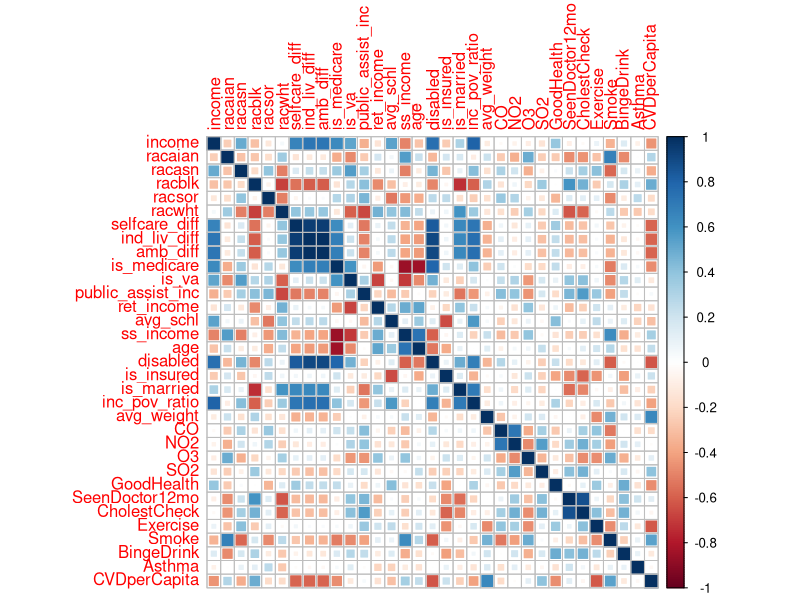
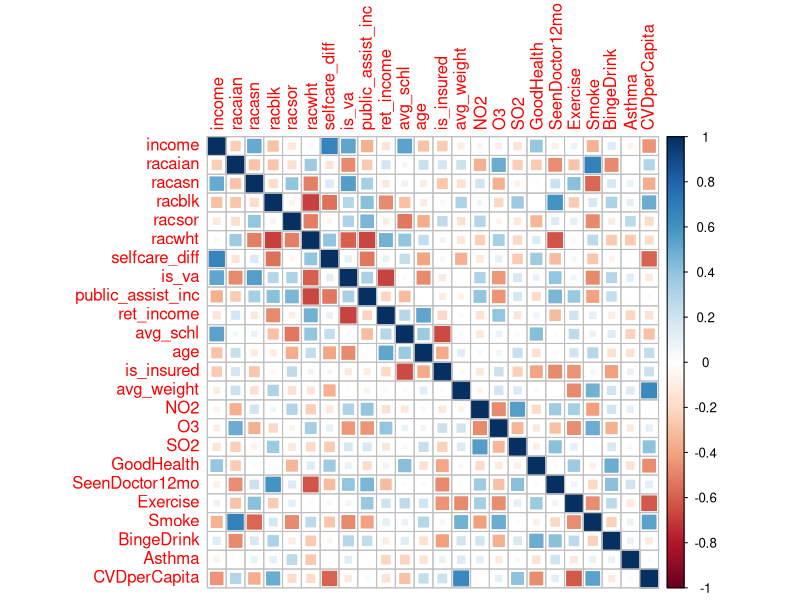
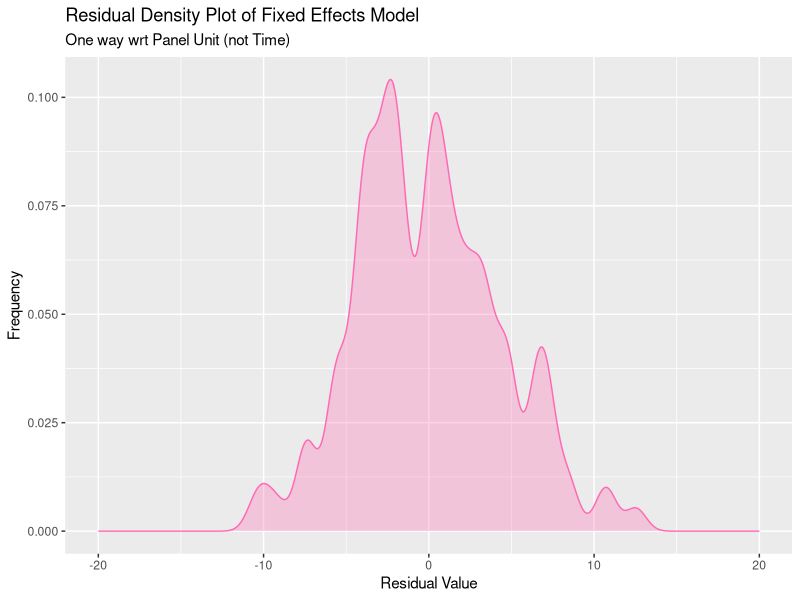
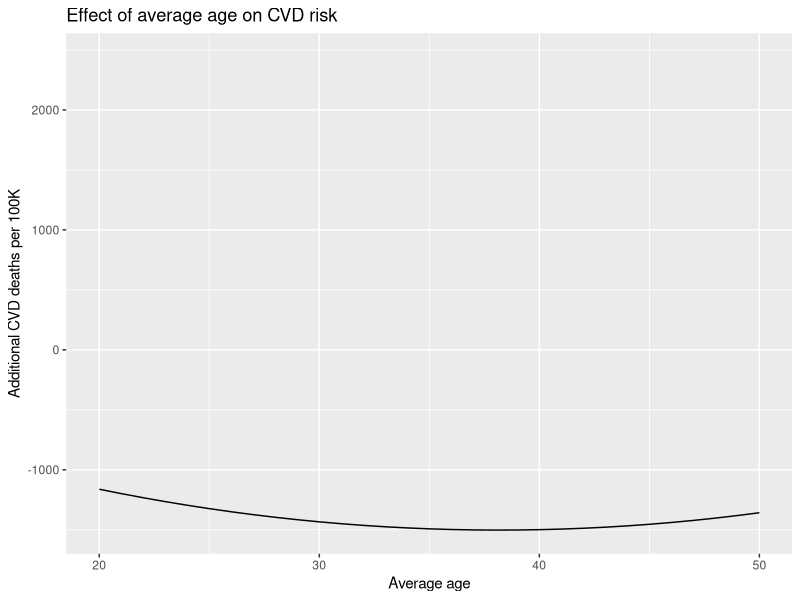
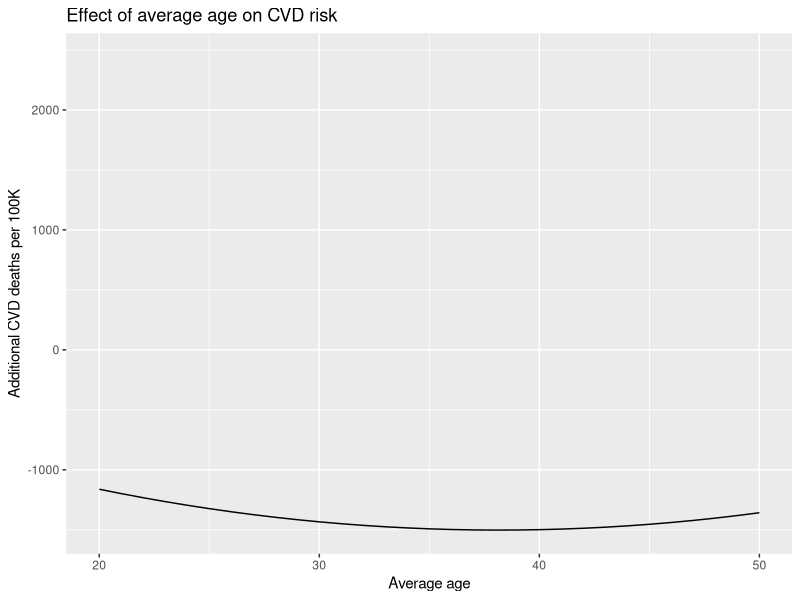
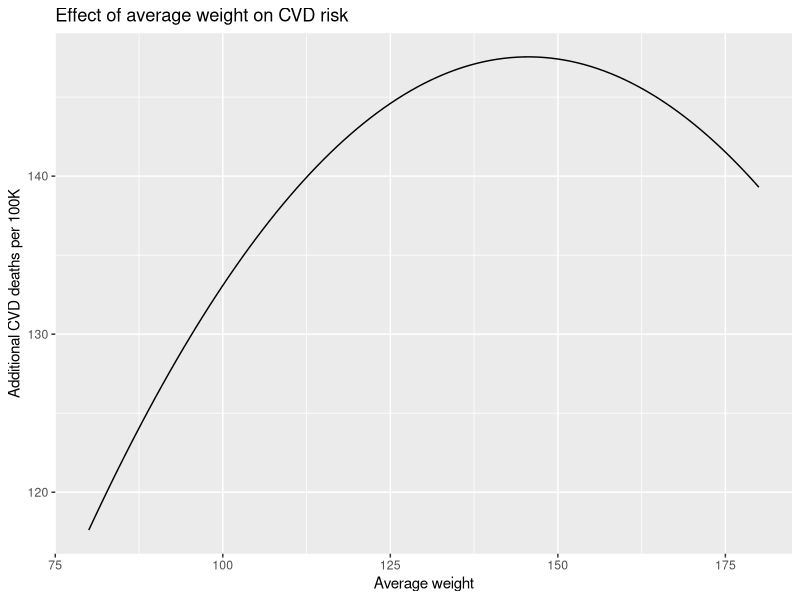

Generate these figures, in order, with R: (Note: this script raises an error after producing the figures.)
# Authored by Elliot Williams
# May 12th, 2018
# If you use my code, please attribute me (and star my repo!)
# https://github.com/lacoperon/QAC311FinalProject

library(readr)
library(dplyr)
library(plm)

cdc_data_tagged <- read_csv("./data/metro_cdc_data_citytagged.csv") %>%
  filter(! is.na(City))  

acs_data <- read_csv("./data/acs_panel_data.csv")

rm(cdc_data_combined)
for(year in 2008:2014){
   if (! exists("cdc_data_combined")) {
     cdc_data_combined <- mutate(cdc_data_tagged, year=year)
   } else {
     cdc_data_combined <- rbind(cdc_data_combined, mutate(cdc_data_tagged, year=year))
   }
}

epa_data <- read_csv("./data/epa_panel_data.csv")

cvd_data <- read_csv("./data/cvd_data_panel.csv")


combined_data <- plyr::join_all(
                    list(acs_data, epa_data, cdc_data_combined, cvd_data),
                    by=c("City", "year")) %>%
  dplyr::select(-MetroArea, -State) %>%
  dplyr::mutate(Smoke = as.numeric(Smoke), BingeDrink = as.numeric(BingeDrink),
                Asthma = as.numeric(Asthma))  %>%
  dplyr::mutate(City = as.factor(City)) %>%
  filter(! is.na(CVDperCapita))

combined_data2 <- plyr::join_all(
  list(acs_data, cdc_data_combined, cvd_data),
  by=c("City", "year")) %>%
  dplyr::select(-MetroArea) %>%
  dplyr::mutate(Smoke = as.numeric(Smoke), BingeDrink = as.numeric(BingeDrink)) %>%
  dplyr::mutate(City = as.factor(City)) %>%
  filter(! is.na(CVDperCapita))
  

cd_wofactors <- select(combined_data, -City, -year)
cor_matrix <- cor(cd_wofactors, use = "complete.obs")
library(corrplot)
## corrplot 0.84 loaded
corrplot(cor_matrix, method = "square")

abs(cor_matrix) > 0.7 # Recheck this

cd_f <- select(combined_data, -ind_liv_diff, -amb_diff, -disabled, 
                  -ss_income, -CholestCheck, -CO, -is_married,
                  -inc_pov_ratio, -is_medicare)

cd_f2 <- select(combined_data2, -ind_liv_diff, -amb_diff, -disabled, 
               -ss_income, -CholestCheck, -is_married,
               -inc_pov_ratio, is_medicare)


cd_filt <- select(cd_f, -City, -year)

cor_matrix2 <- cor(cd_filt, use = "complete.obs")
abs(cor_matrix2) > 0.7
library(corrplot)
## corrplot 0.84 loaded
corrplot(cor_matrix2, method = "square")
  
  
# TODO: Do analysis on covariates

p_combined_data <- pdata.frame(cd_f, index=c("City", "year"))
p_combined_data2 <- pdata.frame(cd_f2, index=c("City", "year"))

grun.pool <- plm(( CVDperCapita ~ income + racaian + racasn + racblk + racsor +
                     racwht + selfcare_diff + is_va + public_assist_inc +
                     ret_income + avg_schl + age + is_insured + avg_weight + NO2 +
                     O3 + SO2 + GoodHealth + SeenDoctor12mo + Exercise + Smoke +
                     BingeDrink ) , data = p_combined_data, model = "pooling")

plmtest(grun.pool, effect="time", type="kw") #poolability test -- time doesn't matter
# null hypothesis of zero variance in time-specific errors fails to be rejected
plmtest(grun.pool, effect="individual", type="kw") #poolability test -- city does
# null hypothesis of zero variance in time-specific errors is rejected
plmtest(grun.pool, effect="twoway", type="ghm") # Two way is significant -- only bc of city

# therefore, heterogeneity among individuals may be significant.

# Random effects estimator are reliable under the assumption that individual characteristics 
# (heterogeneity) are exogenous, that is, they are independent with respect to the
# regressors in the random effects equation. The same Hausman test for endogeneity
# we have already used in another chapter can be used here as well, with the null 
# hypothesis that individual random effects are exogenous. 
# The test function phtest() compares the fixed effects and the random 
# effects models; the next code lines estimate the random effects model and 
# performs the Hausman endogeneity test.
#https://bookdown.org/ccolonescu/RPoE4/panel-data-models.html

grun.fe <- plm(( CVDperCapita ~ income + racaian + racasn + racblk + racsor +
                   racwht + selfcare_diff + is_va + public_assist_inc +
                   ret_income + avg_schl + age + is_insured + avg_weight + NO2 +
                   O3 + SO2 + GoodHealth + SeenDoctor12mo + Exercise + Smoke +
                   BingeDrink + Asthma) , data = p_combined_data, model = "within", effect="individual")

grun.re <- plm(( CVDperCapita ~ income + racaian + racasn + racblk + racsor +
                   racwht +
                   is_va +
                   ret_income + avg_schl + age + is_insured + avg_weight + NO2 +
                   O3 + SO2 + GoodHealth + SeenDoctor12mo + Exercise + Smoke +
                   BingeDrink) , data = p_combined_data, model = "random", effect="individual")

phtest(grun.fe, grun.re) # we could use random effects, 
                         # but we will instead use fixed effects
                         # because getting 'singular matrix' error ==> too little data'
                         # (Both are appropriate under null hyp, so this is fine)

# Same thing when keeping data, removing pollution vals
grun.fe2 <- plm(( CVDperCapita ~ income + racaian + racasn + racblk + racsor +
                    racwht + selfcare_diff + is_va + public_assist_inc +
                    ret_income + avg_schl + age + is_insured + avg_weight  +
                    GoodHealth + SeenDoctor12mo + Exercise + Smoke +
                    BingeDrink + Asthma ) , data = p_combined_data2, model = "within", effect="individual")


# No significant squared relationship of SO2, there is w avg_weight, age, etc.
grun.feb <- plm(( CVDperCapita ~ income + racaian + poly(racasn, 2, raw=T) + racblk + racsor +
                   racwht + Asthma +
                   poly(is_va, 2, raw=T) +
                   ret_income + avg_schl + poly(age, 2, raw=T) + is_insured  + NO2 +
                   O3 + poly(SO2, 2, raw=T)+ poly(avg_weight, 2, raw=T) + 
                   GoodHealth + SeenDoctor12mo + Exercise + Smoke +
                   BingeDrink ) , data = p_combined_data, model = "within", effect="individual")

grun.feb2 <- plm(( CVDperCapita ~ income + racaian + poly(racasn, 2, raw=T) + racblk + racsor +
                    racwht + Asthma + Asthma * age +
                    poly(is_va, 2, raw=T) +
                    ret_income + avg_schl + poly(age, 2, raw=T) + is_insured  + NO2 +
                    O3 + poly(SO2, 2, raw=T)+ poly(avg_weight, 2, raw=T) + 
                    GoodHealth + SeenDoctor12mo + Exercise + Smoke +
                    BingeDrink ) , data = p_combined_data, model = "within", effect="individual")
# no interaction bw asthma, age
grun.feb3 <- plm(( CVDperCapita ~ income + racaian + poly(racasn, 2, raw=T) + racblk + racsor +
                     racwht + Asthma + Asthma * SO2 +
                     poly(is_va, 2, raw=T) +
                     ret_income + avg_schl + poly(age, 2, raw=T) + is_insured  + NO2 +
                     O3 + poly(SO2, 2, raw=T)+ poly(avg_weight, 2, raw=T) + 
                     GoodHealth + SeenDoctor12mo + Exercise + Smoke +
                     BingeDrink ) , data = p_combined_data, model = "within", effect="individual")
# nor asthma, SO2

# This is our final model, then
grun.fec <- plm(( CVDperCapita ~ income + racaian + racasn + racblk + racsor +
                    racwht + selfcare_diff + is_va + public_assist_inc +
                    ret_income + avg_schl + poly(age, 2, raw=T) + is_insured + poly(avg_weight, 2, raw=T) + NO2 +
                    O3 + SO2 + GoodHealth + SeenDoctor12mo + Exercise + Smoke +
                    BingeDrink + Asthma ) , data = p_combined_data, model = "within", effect="individual")

lsdv <- glm(CVDperCapita ~ income + racaian + racasn + racblk + racsor +
      racwht + selfcare_diff + is_va + public_assist_inc +
      ret_income + avg_schl + poly(age, 2, raw=T) + is_insured + poly(avg_weight, 2, raw=T) + NO2 +
      O3 + SO2 + GoodHealth + SeenDoctor12mo + Exercise + Smoke +
      BingeDrink + Asthma + City, data = combined_data)

summary(lsdv) #LSDV shows that cities are important -- 
#              also that more data would be helpful
summary(grun.fec) # final model, shows a bunch of significant factors
# 66.2% adjusted R-squared -- that's awesome!

library(ggplot2)
res <- data.frame(residuals(grun.fe))
colnames(res) <- "Res"
ggplot(res, aes(Res)) + 
  geom_density(adjust=0.4, color="hotpink", fill="hotpink", alpha=0.3) + 
  xlim(-20,20) +
  labs(title="Residual Density Plot of Fixed Effects Model", 
       subtitle="One way wrt Panel Unit (not Time)", 
       x = "Residual Value", y="Frequency")

# not worthwile doing a plot against time -- test showed that it wasn't
# a significant factor


# https://www.stata.com/statalist/archive/2003-09/msg00595.html
# The null is that the two estimation methods are both OK and that therefore 
# they should yield coefficients that are "similar".  The alternative 
# hypothesis is that the fixed effects estimation is OK and the random 
# effects estimation is not; if this is the case, then we would expect to 
# see differences between the two sets of coefficients.
# 
# This is because the random effects estimator makes an assumption (the 
# random effects are orthogonal to the regressors) that the fixed effects 
# estimator does not.  If this assumption is wrong, the random effects 
# estimator will be inconsistent, but the fixed effects estimator is 
# unaffected.  Hence, if the assumption is wrong, this will be reflected in 
# a difference between the two set of coefficients.  The bigger the 
# difference (the less similar are the two sets of coefficients), the bigger 
# the Hausman statistic.
# 
# A large and significant Hausman statistic means a large and significant 
# difference, and so you reject the null that the two methods are OK in 
# favour of the alternative hypothesis that one is OK (fixed effects) and 
# one isn't (random effects).
# 
# Your Hausman stat is very big, and you can see why - the differences 
# between some of the coefficients are big enough to be visible to the naked 
# eye, so to speak - and so you can reject random effects as inconsistent 
# and go with fixed effects instead.

#https://www.ncbi.nlm.nih.gov/pmc/articles/PMC3854161/
#https://www.ncbi.nlm.nih.gov/pmc/articles/PMC3392899/

xs <- seq(18, 100, 1)
ys <- 1.0316e+00 * xs^2 - 7.8739e+01 * xs

xy <- data.frame(xs, ys)
library(ggplot2)
ggplot(xy, aes(xs, ys)) + geom_line() +
  labs(title="Effect of average age on CVD risk", 
       y="Additional CVD deaths per 100K", x="Average age") +
  xlim(20, 50) # risk increases for young, old, consistent with literature

xs <- seq(18, 100, 1)
ys <- 1.0316e+00 * xs^2 - 7.8739e+01 * xs

xy <- data.frame(xs, ys)
library(ggplot2)
ggplot(xy, aes(xs, ys)) + geom_line() +
  labs(title="Effect of average age on CVD risk", 
       y="Additional CVD deaths per 100K", x="Average age") +
  xlim(20, 50) # risk increases for young, old, consistent with literature

xs2 <- seq(80, 180, 1)
ys2 <- -6.9618e-03 * xs2 ^ 2 + 2.0270e+00 * xs2

xy2 <- data.frame(xs2, ys2)

ggplot(xy2, aes(xs2, ys2)) + geom_line() +
  labs(title="Effect of average weight on CVD risk", 
       y="Additional CVD deaths per 100K", x="Average weight") +
  xlim(80, 180) # CVD risk increases with avg weight, 
                # up to certain point (diminishing effect)


# regular mean
x1 <- mean(combined_data$SO2, na.rm=T)
# mean in which all measurements were taken below 1.5
x2 <- mean(sapply(combined_data$SO2, function(x) { min(x, 1.5)}), na.rm=T)
x1 - x2
# Back of envelope calculations
# 400 PUMA regions, 100K ppl each approx, w coeff of 5.2328 for SO2
400 * 5.7699 * (x1-x2)

combined_data %>% filter(SO2 > 1.5) %>% group_by(City) %>% summarize(n=n()) %>%
  arrange(desc(n))

# SO2 is emitted from heating oils -- NYC has enacted laws that would phase out
# the heating oils in question

# https://www.healthypeople.gov/2020/healthy-people-in-action/story/new-york-city-air-quality-programs-reduce-harmful-air-pollutants

comb_data_freq <- select(combined_data, SO2, NO2, CO, O3, year, City)

# -- Let's see when data on the various NAAQS Pollutants is available, by City
# SO2
SO2_avail <- data.frame(unique(combined_data$City))
for (year in 2008:2014) {
  x <- sapply(unique(combined_data$City), 
         function(x) { 
           is.na((comb_data_freq %>% filter(year==year, City==x))$SO2[year-2007]) 
           })
  print(length(x))
  SO2_avail <- cbind(SO2_avail, x)
}
colnames(SO2_avail) <- c("City", 2008:2014)
SO2_avail_year <- colSums(SO2_avail[,-1])

# NO2
NO2_avail <- data.frame(unique(combined_data$City))
for (year in 2008:2015) {
  x <- sapply(unique(combined_data$City), 
              function(x) { 
                is.na((comb_data_freq %>% filter(year==year, City==x))$NO2[year-2008]) 
              })
  print(length(x))
  NO2_avail <- cbind(NO2_avail, x)
}
colnames(NO2_avail) <- c("City", 2008:2015)
NO2_avail_year <- colSums(NO2_avail[,-1])

# CO
CO_avail <- data.frame(unique(combined_data$City))
for (year in 2008:2015) {
  x <- sapply(unique(combined_data$City), 
              function(x) { 
                is.na((comb_data_freq %>% filter(year==year, City==x))$CO[year-2008]) 
              })
  print(length(x))
  CO_avail <- cbind(CO_avail, x)
}
colnames(CO_avail) <- c("City", 2008:2015)
CO_avail_year <- colSums(CO_avail[,-1])

# O3
O3_avail <- data.frame(unique(combined_data$City))
for (year in 2008:2015) {
  x <- sapply(unique(combined_data$City), 
              function(x) { 
                is.na((comb_data_freq %>% filter(year==year, City==x))$O3[year-2008]) 
              })
  print(length(x))
  O3_avail <- cbind(O3_avail, x)
}
O3_avail_year <- colSums(O3_avail[,-1])

# Now, let's visualize the number of observations of pollutants over year
naaqs_values <- comb_data_freq %>%
  group_by(year) %>%
  summarize(obs_SO2=sum(! is.na(SO2)),
            obs_NO2=sum(! is.na(NO2)),
            obs_CO=sum(! is.na(CO)),
            obs_O3=sum(! is.na(O3)))


# They all have the same number of values, so let's graph that over year
ggplot(naaqs_values, aes(x=year, y=obs_SO2)) + 
  geom_bar(stat="identity", fill="blue", color="black") +
  labs(title="NAAQS Pollutant Observations", 
       subtitle="Observations available in cities by year",
       x = "Year", y="Number of Observations") +
  scale_x_discrete("Year", breaks=2008:2014, limits=2008:2014, expand=c(0.05,0))
